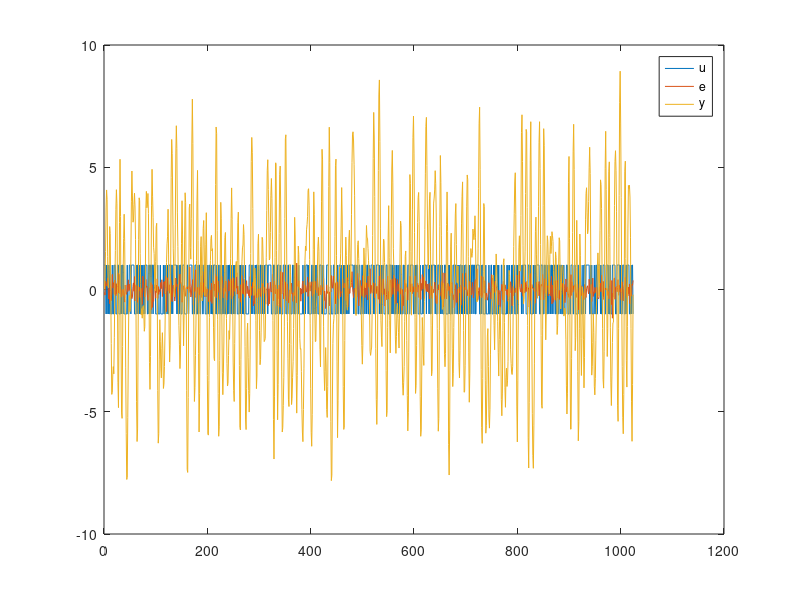

MATLAB code for this plot: (Note: this script raises an error after producing the figure.)
%%%%%
%%% 5SMB0 System Identification
%%% Exercise 1 Problem 10
%%% Author: Jiaxuan Zhang
%%%%%

%% Generate Input-Output Data
G0 = tf([1 - 0.5 0.2 0.8 0.1], [1 -1.7 1.6 -0.8 0.25], 1);
H0 = tf([1], [1, -1.7, 1.6, -0.8, 0.25], 1);
N = 1024;
u = sign(randn(N, 1));
lambda = sqrt(0.1);
e = lambda * randn(N, 1);
y = lsim(G0, u) + lsim(H0, e);

%% plot signals
figure
plot(u)
hold on
plot(e)
hold on
plot(y)
legend('u', 'e', 'y')

%% non-smoothed etfe
% figure
G1 = etfe(iddata(y, u), [], 512)
% bode(G1)

%% judge smoothing window size
figure
cra(iddata(y, u), 500);
title('auto correlation')
grid on;

%% smoothed etfe
figure
G2 = etfe(iddata(y, u), 30, 512)
G3 = etfe(iddata(y, u), 50, 512)
G4 = etfe(iddata(y, u), 10, 512)
G5 = etfe(iddata(y, u), 200, 512)
bode(G1)
hold on
bode(G2)
bode(G3)
bode(G4)
bode(G5)
legend('0','30','50','10','250')
